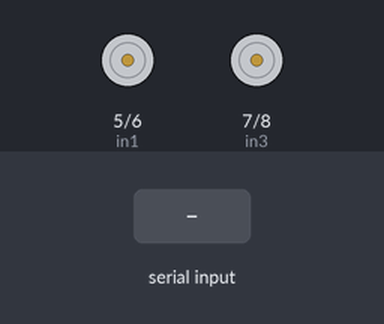
Bench run of a sketch on a simulated Arduino Mega 2560, built with avr-gcc and run on an emulated ATmega2560. Parts: motor-driver pin pairs drawn as motors (green arrow = first pin HIGH = forward, orange = second pin HIGH = backward, longer = more drive, scaled by the enable pin). The inputs (shaded band) are chosen by the test bench.

Above: at 1.2 s.
1.3 s: "w" received over the second serial link
At 1.8 s:
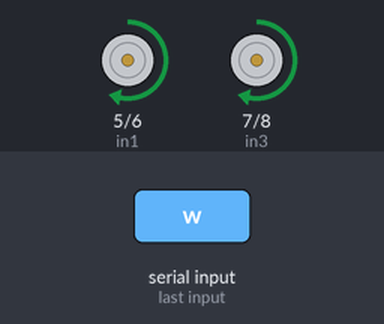
2.8 s: "s" received over the second serial link
At 4.0 s:
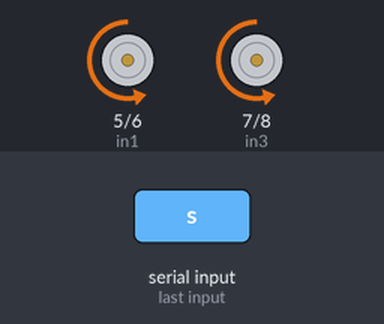
4.3 s: "a" received over the second serial link
At 5.3 s:
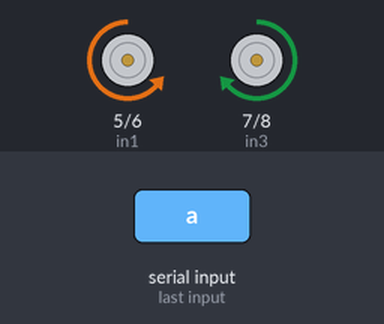
5.8 s: "d" received over the second serial link
At 6.4 s:
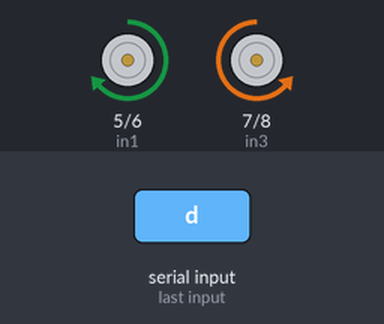
7.3 s: "W" received over the second serial link
At 7.6 s:
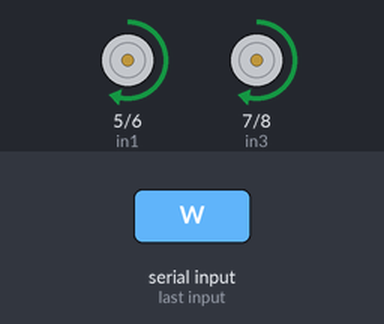
8.8 s: "S" received over the second serial link
At 9.9 s:
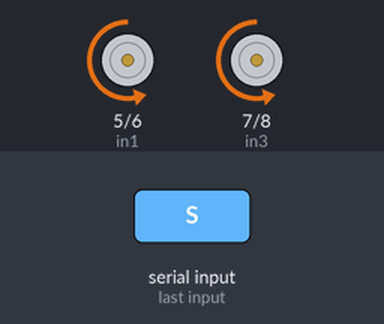
Timing chart, 0 to 11.3 s (numbered marks = the images above; inputs shaded):
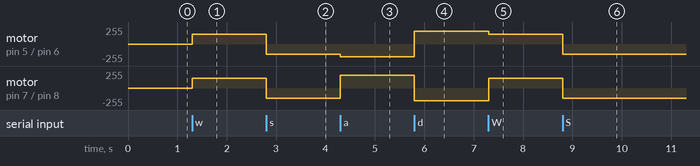

Measured:
- after the input at 1.3 s, motor on pin 5 (in1) / pin 6 (in2), motor on pin 7 (in3) / pin 8 (in4): stopped → forward 150/255 at once
- after the input at 2.8 s, motor on pin 5 (in1) / pin 6 (in2), motor on pin 7 (in3) / pin 8 (in4): forward 150/255 → backward 150/255 at once
- after the input at 4.3 s, motor on pin 5 (in1) / pin 6 (in2): backward 150/255 → backward 190/255 at once; motor on pin 7 (in3) / pin 8 (in4): backward 150/255 → forward 190/255 at once
- after the input at 5.8 s, motor on pin 5 (in1) / pin 6 (in2): backward 190/255 → forward 190/255 at once; motor on pin 7 (in3) / pin 8 (in4): forward 190/255 → backward 190/255 at once
- after the input at 7.3 s, motor on pin 5 (in1) / pin 6 (in2): forward 190/255 → forward 150/255 at once; motor on pin 7 (in3) / pin 8 (in4): backward 190/255 → forward 150/255 at once
- after the input at 8.8 s, motor on pin 5 (in1) / pin 6 (in2), motor on pin 7 (in3) / pin 8 (in4): forward 150/255 → backward 150/255 at once

The sketch:

rc_bot.ino
```cpp
#include <Arduino.h>
const int speed1 = 11;
const int speed2 = 12;
const int in1 = 5;
const int in2 = 6;
const int in3 = 7;
const int in4 = 8;
void setup(void)
{
  pinMode(in1, OUTPUT);
  pinMode(in2, OUTPUT);
  pinMode(in3, OUTPUT);
  pinMode(in4, OUTPUT);
  pinMode(speed1, OUTPUT);
  pinMode(speed2, OUTPUT);

  digitalWrite(in1, LOW);
  digitalWrite(in2, LOW);
  digitalWrite(in3, LOW);
  digitalWrite(in4, LOW);

  Serial1.begin(9600);
}

void loop(void)
{
    char val = Serial1.read();
    switch (val)
    {
      case 'w': // Move Forward
      case 'W':
        forward();
        break;
      case 's': // Move Backwards
      case 'S':
        reverse();
        break;
      case 'a': // Turn Left
      case 'A':
        left();
        break;
      case 'd': // Turn Right
      case 'D':
        right();
        break;
      case 'x': // Stop
      case 'X':
        stopping();
        break;
    }


}

void stopping(void) // Stop
{
  digitalWrite(in1, LOW);
  digitalWrite(in2, LOW);
  digitalWrite(in3, LOW);
  digitalWrite(in4, LOW);
  analogWrite(speed1, 0);
  analogWrite(speed2, 0);
}

void forward(void)
{
  analogWrite(speed1, 150);
  analogWrite(speed2, 150);
  digitalWrite(in1, HIGH);
  digitalWrite(in2, LOW);
  digitalWrite(in3, HIGH);
  digitalWrite(in4, LOW);
  delay(50);

}

void reverse(void)
{
  analogWrite(speed1, 150);
  analogWrite(speed2, 150);
  digitalWrite(in1, LOW);
  digitalWrite(in2, HIGH);
  digitalWrite(in3, LOW);
  digitalWrite(in4, HIGH);
  delay(50);

}

void left(void)
{
  analogWrite(speed1, 190);
  analogWrite(speed2, 190);
  digitalWrite(in1, LOW);
  digitalWrite(in2, HIGH);
  digitalWrite(in3, HIGH);
  digitalWrite(in4, LOW);
  delay(50);

}

void right(void)
{
  analogWrite(speed1, 190);
  analogWrite(speed2, 190);
  digitalWrite(in1, HIGH);
  digitalWrite(in2, LOW);
  digitalWrite(in3, LOW);
  digitalWrite(in4, HIGH);
  delay(50);

}
```
